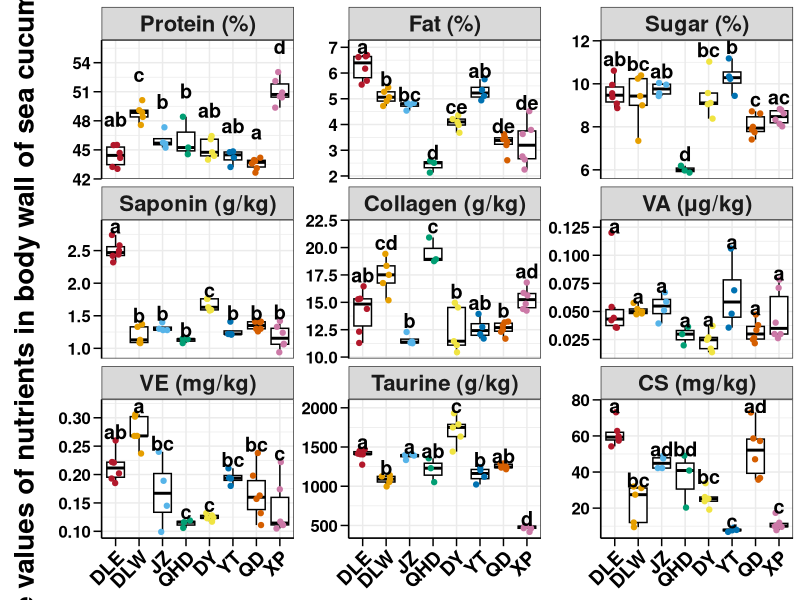

Here is the R script that generated this plot:
class <- read.table("nutrition.txt",header = TRUE,sep = "\t")

colnames(class) <- c("Group","Protein (%)","Fat (%)","Sugar (%)",
                   "Saponin (g/kg)","Collagen (g/kg)","VA (μg/kg)","VE (mg/kg)",
                   "Taurine (g/kg)","CS (mg/kg)")

library(dplyr)
library(ggplot2)
library(reshape2)

bb <- class
bb1 <- melt(class)
cbbPalette <- c("#B2182B","#E69F00","#56B4E9","#009E73","#F0E442","#0072B2",
                "#D55E00","#CC79A7","#CC6666","#9999CC","#66CC99","#99999",
                "#ADD1E5")
bb$Group <- factor(bb$Group,levels = c("BCD","WFD","JZ","SZ","DY","YT","QD","XP"),
                   labels = c("DLE","DLW","JZ","QHD","DY","YT","QD","XP"))
bb1$Group <- factor(bb1$Group,levels = c("BCD","WFD","JZ","SZ","DY","YT","QD","XP"),
                    labels = c("DLE","DLW","JZ","QHD","DY","YT","QD","XP"))

library(multcomp)
bb.sample <- colnames(bb)[2:ncol(bb)]
test.b <- c()
for (i in bb.sample) {
    fit1 <- aov(as.formula(sprintf("`%s` ~ Group",i)),
                data = bb)
    tuk1<-glht(fit1,linfct=mcp(Group="Tukey"))
    res1 <- cld(tuk1,alpah=0.05)
    test.b <- cbind(test.b,res1$mcletters$Letters)
}
colnames(test.b) <- colnames(bb)[2:ncol(bb)]
test.b <- melt(test.b)
colnames(test.b) <- c("Group","variable","value")

library(tidyverse)
test.b1 <- bb %>% gather(variable,value,-Group) %>% group_by(variable,Group) %>% 
    summarise(Max = max(value))
test.b11 <- dcast(test.b1,Group~variable)
for (i in 2:ncol(test.b11)) {
    test.b11[,i] <- test.b11[,i] + max(test.b11[,i])*0.05
}
test.b11 <- melt(test.b11)
test.b1 <- merge(test.b1,test.b11,by = c("variable","Group"))
test.b2 <- merge(test.b,test.b1,by = c("variable","Group"))


png("nutrition_anova.png",width = 6400,height = 5000,res = 600)
ggplot(bb1,aes(x = Group,y = value,color = Group)) +
    geom_boxplot(color = "black",outlier.colour = NA) +
    geom_jitter(position = position_jitter(0.2)) +
    facet_wrap(.~variable,scales = "free_y",ncol = 3) +
    scale_color_manual(values=cbbPalette,guide = FALSE) +
    geom_text(data = test.b2,aes(x = Group,y = value.y,label = value.x),
              size = 5,color = "black",fontface = "bold") +
    ylab("The values of nutrients in body wall of sea cucumbers") +
    theme_bw()+
    theme(axis.ticks.length = unit(0.4,"lines"), 
          axis.ticks = element_line(color='black'),
          axis.line = element_line(colour = "black"), 
          axis.title.x=element_blank(),
          axis.title.y=element_text(colour='black', size=20,face = "bold",vjust = 3),
          axis.text.y=element_text(colour='black',size=12),
          axis.text.x=element_text(colour = "black",size = 14,face = "bold",
                                   angle = 45,hjust = 1,vjust = 1),
          plot.margin = margin(t = 5,r = 5,b = 5, l = 20, unit = "pt"),
          text = element_text(colour = "black",size = 20,face = "bold"),
          legend.position = "none")
dev.off()
